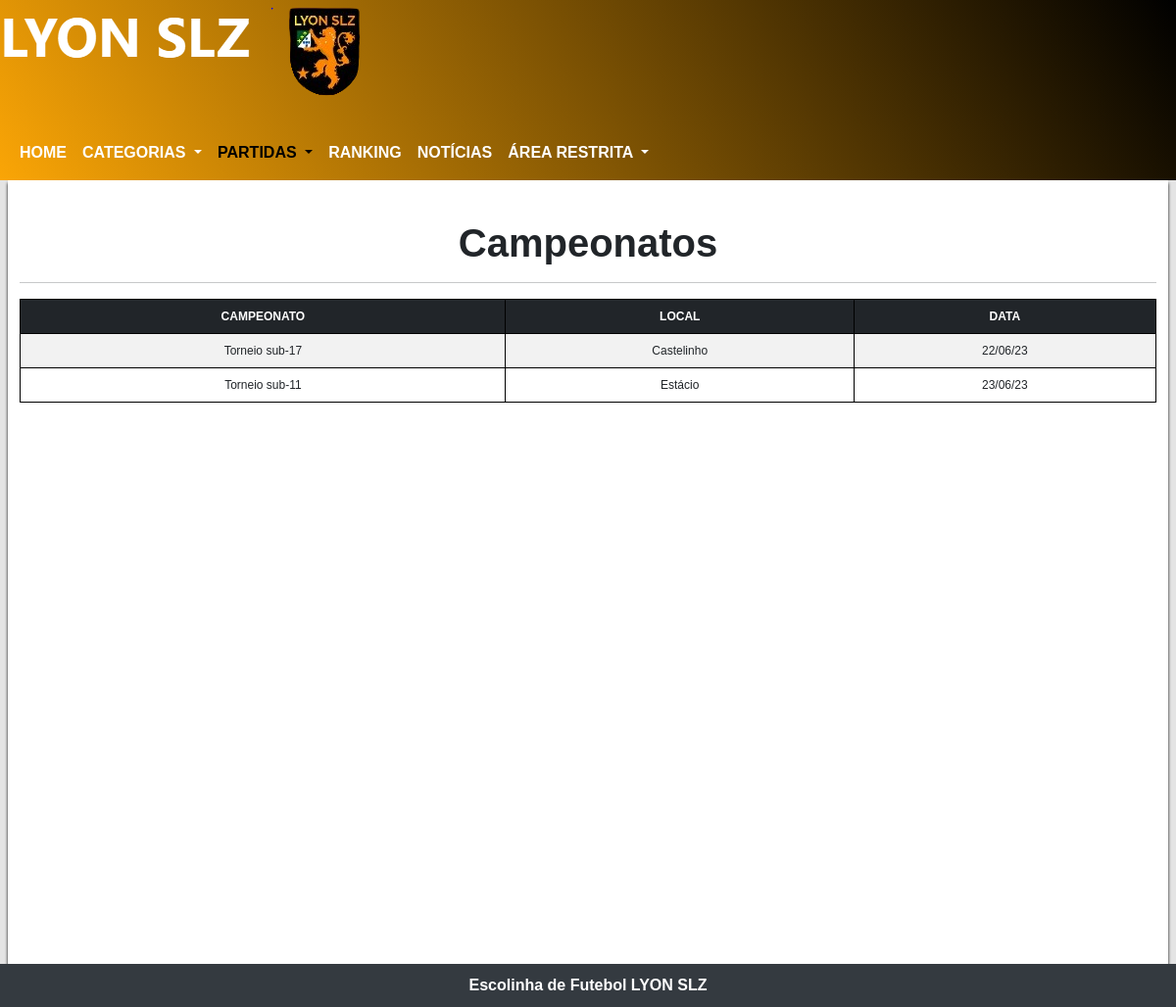
The page /campeonatosUser.php on the database as committed earlier.
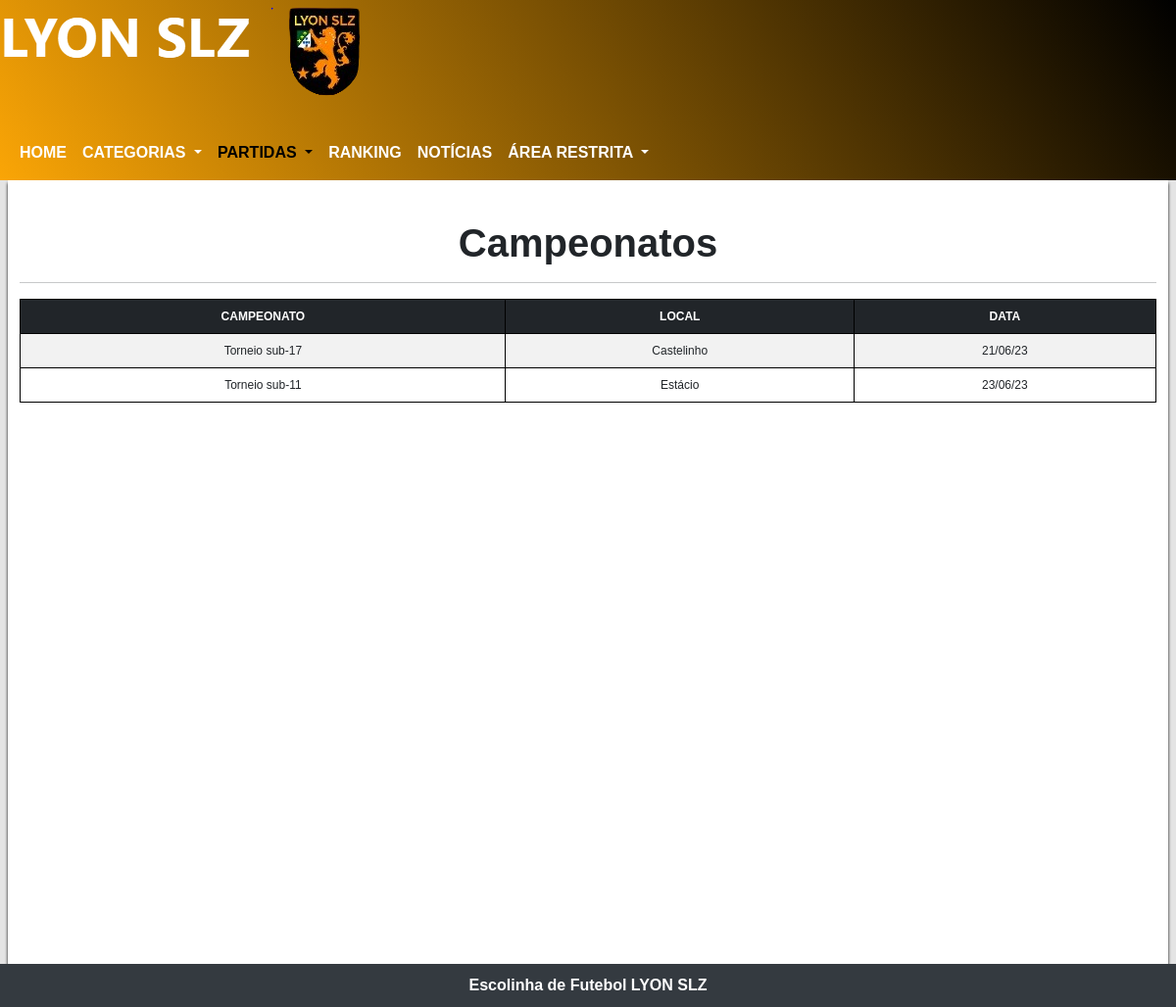
The same page on the database as committed later.
### tables this page shows
CREATE TABLE `tblcampeonato` (
  `id_campeonato` int(11) UNSIGNED NOT NULL,
  `nome_campeonato` varchar(255) NOT NULL,
  `local_campeonato` varchar(255) NOT NULL,
  `data_campeonato` date NOT NULL
);

### campeonatosUser.php (the view, shortened to what this page needs)
<?php
include('db/conexao.php');
$sql = $pdo->prepare("SELECT * FROM tblcampeonato");
$sql->execute();
$dados = $sql->fetchAll();
?>
<!DOCTYPE html>
<html lang="pt-br">
<head>
    <link href="https://cdn.jsdelivr.net/npm/bootstrap@5.3.0/dist/css/bootstrap.min.css" rel="stylesheet">
    <link rel="stylesheet" href="css/navHamburguer.css">
    <link rel="stylesheet" href="css/layout.css">
    <link rel="stylesheet" href="lyon.jpg">
    <link rel="stylesheet" href="css/timeANDescudo.css">
    <link rel="stylesheet" href="css/update-delete.css">
</head>
<body>
    <div class="cabecalho">
        <picture>
            <source media="(max-width: 261px)" srcset='img/imgLogo/lyonSlzEscudo5.png' loading="lazy">
            <source media="(max-width: 269px)" srcset='img/imgLogo/lyonSlzEscudo4.png' loading="lazy">
            <source media="(max-width: 311px)" srcset='img/imgLogo/lyonSlzEscudo3.png' loading="lazy">
            <source media="(max-width: 375px)" srcset='img/imgLogo/lyonSlzEscudo2.png' loading="lazy">
            <img src="img/imgLogo/lyonSlzEscudo.png" alt="Escudo do time LYYON SLZ" loading="lazy">
        </picture>
        <nav class="navbar navbar-expand-lg mt-4">
            <div class="container-fluid">
                <div class="collapse navbar-collapse" id="navbarNavDropdown">
                    <ul class="navbar-nav">
                        <li class="nav-item">
                            <a class="nav-link" aria-current="page" href="home.php">HOME</a>
                        </li>
                        <li class="nav-item dropdown">
                            <a class="nav-link dropdown-toggle" href="#" role="button" data-bs-toggle="dropdown" aria-expanded="false">
                                CATEGORIAS
                            </a>
                        </li>
                        <li class="nav-item dropdown">
                            <a class="nav-link dropdown-toggle active" href="#" role="button" data-bs-toggle="dropdown" aria-expanded="false">
                                PARTIDAS
                            </a>
                        </li>
                        <li class="nav-item">
                            <a class="nav-link" aria-current="page" href="ranking.php">RANKING</a>
                        </li>
                        <li class="nav-item">
                            <a class="nav-link" href="noticiais.php">NOTÍCIAS</a>
                        </li>
                        <li class="nav-item dropdown">
                            <a class="nav-link dropdown-toggle" href="#" role="button" data-bs-toggle="dropdown" aria-expanded="false">
                                ÁREA RESTRITA
                            </a>
                        </li>
                    </ul>
                </div>
            </div>
        </nav>
    </div>
    <main>
        <div class="container-fluid">
            <h1 id="calendarioDeJogos">Campeonatos</h1>
            <hr>
            <?php
            $data_Atual = date("Y-m-d");
            if (count($dados) > 0) {
                echo "<div class='table table-responsive table-striped'>";
                echo "<table class='table table-striped'>
                  <thead class=table-dark>
                  <tr>
              <th>CAMPEONATO</th>
              <th>LOCAL</th>
              <th>DATA</th>
                  </tr>
                  </thead>";
                foreach ($dados as $chaves => $valor) {
                    $dataJogo = $valor['data_campeonato'];
                    if (strtotime($dataJogo) >= strtotime($data_Atual)) {
                        echo "<tr>
                  <td>" . $valor['nome_campeonato'] . "</td>
                  <td>" . $valor['local_campeonato'] . "</td>
                  <td>" . date("d/m/y", strtotime($valor['data_campeonato'])) . "</td>
            </tr>";
                    }
                }
                echo "</table>";
                echo "</div>";
            } else {
                echo "<p class='mt-4' style='text-align:center'>Nenhuma partida foi <a href='cadastroDePartidas.php'>cadastrada</a></p>";
            }
            ?>
        </div>
    </main>
    <footer>
        <p class="mb-0">Escolinha de Futebol LYON SLZ</p>
    </footer>
</body>
</html>

### css/navHamburguer.css (style rules this page uses)
.nav-link { color: white; font-weight: bold; font-size: 100%; }

### css/layout.css (style rules this page uses)
:root { --cor-fundo: linear-gradient(55deg, rgb(250, 165, 6), black); --cor-submenu: rgb(172, 114, 8); --cor-hover: rgb(226, 190, 30); --cor-primaria: rgb(231, 241, 236); }
body { background-color: rgb(228, 228, 228); }
main { background-color: white; min-height: 100vh; margin: auto; box-shadow: 0px 3px 3px 0px black; }
footer { background-color: #343a40; padding: 10px; }
footer>p { text-align: center; color: white; font-weight: bold; }

### css/timeANDescudo.css (style rules this page uses)
div.cabecalho { background: linear-gradient(55deg, rgb(250, 165, 6), black); }

### campeonatosUser.php (style rules this page uses)
body { font-family: Arial, Helvetica, sans-serif; }
#calendarioDeJogos { text-align: center; padding-top: 5vh; font-weight: bold; }
table { width: 100%; }
td, th { padding: 5px; text-align: center; border: solid 1px black; font-size: 12px; }
main { width: 98.6vw; }

Rows that differ between the two databases and show on the page:
changed tblcampeonato "Torneio sub-17": data_campeonato "22/06/23" → "21/06/23"
